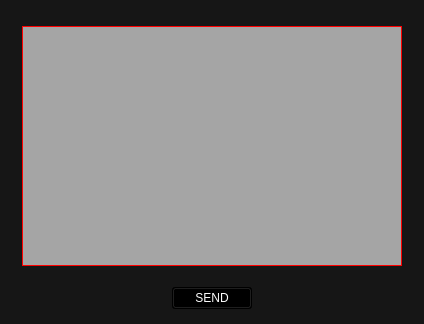
<?xml version="1.0" encoding="UTF-8"?>
<ui version="4.0">
 <class>IPGwidget</class>
 <widget class="QWidget" name="IPGwidget">
  <property name="geometry">
   <rect>
    <x>0</x>
    <y>0</y>
    <width>424</width>
    <height>324</height>
   </rect>
  </property>
  <property name="minimumSize">
   <size>
    <width>424</width>
    <height>324</height>
   </size>
  </property>
  <property name="baseSize">
   <size>
    <width>400</width>
    <height>300</height>
   </size>
  </property>
  <property name="windowTitle">
   <string>IPGwidget</string>
  </property>
  <property name="styleSheet">
   <string notr="true">QWidget{
           background-color: #161616;

}
</string>
  </property>
  <layout class="QVBoxLayout" name="verticalLayout">
   <item>
    <spacer name="verticalSpacerTop">
     <property name="orientation">
      <enum>Qt::Vertical</enum>
     </property>
     <property name="sizeHint" stdset="0">
      <size>
       <width>20</width>
       <height>15</height>
      </size>
     </property>
    </spacer>
   </item>
   <item>
    <layout class="QHBoxLayout" name="Row1">
     <item>
      <spacer name="spacerLeft1">
       <property name="orientation">
        <enum>Qt::Horizontal</enum>
       </property>
       <property name="sizeHint" stdset="0">
        <size>
         <width>40</width>
         <height>20</height>
        </size>
       </property>
      </spacer>
     </item>
     <item>
      <widget class="QTextEdit" name="textEdit1">
       <property name="minimumSize">
        <size>
         <width>380</width>
         <height>240</height>
        </size>
       </property>
       <property name="baseSize">
        <size>
         <width>380</width>
         <height>240</height>
        </size>
       </property>
       <property name="styleSheet">
        <string notr="true">QTextEdit {
           background-color: #a5a5a5;
           color: #fcfcfc;
           border: 1px solid #ff0000;
       }</string>
       </property>
      </widget>
     </item>
     <item>
      <spacer name="spacerRight1">
       <property name="orientation">
        <enum>Qt::Horizontal</enum>
       </property>
       <property name="sizeHint" stdset="0">
        <size>
         <width>40</width>
         <height>20</height>
        </size>
       </property>
      </spacer>
     </item>
    </layout>
   </item>
   <item>
    <spacer name="verticalSpacerRow2">
     <property name="orientation">
      <enum>Qt::Vertical</enum>
     </property>
     <property name="sizeHint" stdset="0">
      <size>
       <width>20</width>
       <height>15</height>
      </size>
     </property>
    </spacer>
   </item>
   <item>
    <layout class="QHBoxLayout" name="Row2">
     <item>
      <spacer name="spacerLeft2">
       <property name="orientation">
        <enum>Qt::Horizontal</enum>
       </property>
       <property name="sizeHint" stdset="0">
        <size>
         <width>40</width>
         <height>20</height>
        </size>
       </property>
      </spacer>
     </item>
     <item>
      <widget class="QPushButton" name="btnSend2">
       <property name="minimumSize">
        <size>
         <width>40</width>
         <height>20</height>
        </size>
       </property>
       <property name="toolTip">
        <string>&lt;html&gt;&lt;head/&gt;&lt;body&gt;&lt;p&gt;Send text to the stream&lt;/p&gt;&lt;/body&gt;&lt;/html&gt;</string>
       </property>
       <property name="styleSheet">
        <string notr="true">QPushButton {
           background-color: #5b6366;
           color: #fcfcfc;
}

QPushButton:pressed {
  			background-color: #619bd5;
}

QPushButton:!pressed {
  			background-color: initial;
}</string>
       </property>
       <property name="text">
        <string>SEND</string>
       </property>
      </widget>
     </item>
     <item>
      <spacer name="spacerRight2">
       <property name="orientation">
        <enum>Qt::Horizontal</enum>
       </property>
       <property name="sizeHint" stdset="0">
        <size>
         <width>40</width>
         <height>20</height>
        </size>
       </property>
      </spacer>
     </item>
    </layout>
   </item>
   <item>
    <spacer name="verticalSpacerBottom">
     <property name="orientation">
      <enum>Qt::Vertical</enum>
     </property>
     <property name="sizeHint" stdset="0">
      <size>
       <width>20</width>
       <height>3</height>
      </size>
     </property>
    </spacer>
   </item>
  </layout>
 </widget>
 <resources/>
 <connections/>
</ui>
